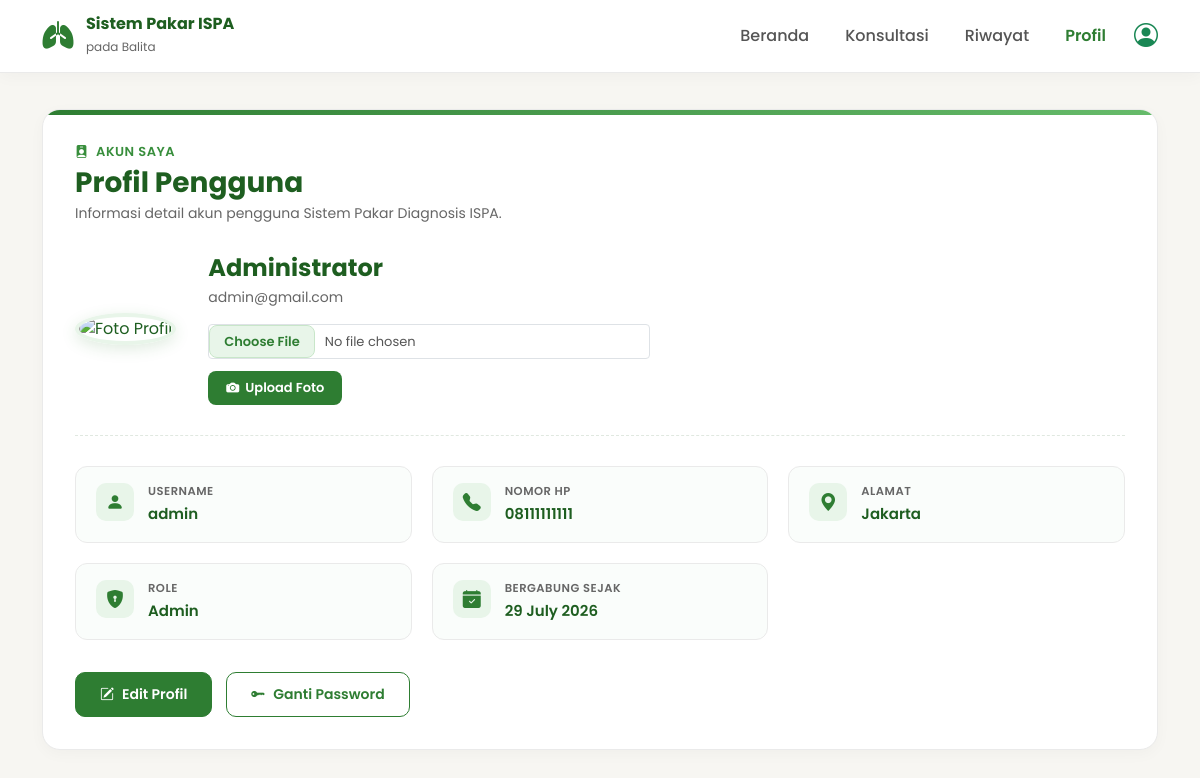
The page /user/profil.php (signed in) on the database its author committed.
### tables this page shows
CREATE TABLE `tb_user` (
  `id_user` int(11) NOT NULL,
  `nama_lengkap` varchar(100) NOT NULL,
  `username` varchar(50) NOT NULL,
  `email` varchar(100) NOT NULL,
  `password` varchar(255) NOT NULL,
  `no_hp` varchar(20) DEFAULT NULL,
  `alamat` text DEFAULT NULL,
  `foto` varchar(255) DEFAULT 'default.png',
  `role` enum('admin','user') DEFAULT 'user',
  `created_at` timestamp NOT NULL DEFAULT current_timestamp()
);

### user/profil.php (the view, shortened to what this page needs)
<?php
require_once "../config/koneksi.php";
$idUser = $_SESSION['id_user'];
$queryUser = mysqli_query($conn, "
    SELECT *
    FROM tb_user
    WHERE id_user = '$idUser'
    LIMIT 1
");
$user = mysqli_fetch_assoc($queryUser);
$foto = "../assets/img/default-avatar.png";
?>
<!DOCTYPE html>
<html lang="id">
<head>
    <link href="https://cdn.jsdelivr.net/npm/bootstrap@5.3.3/dist/css/bootstrap.min.css" rel="stylesheet">
    <link href="https://cdn.jsdelivr.net/npm/bootstrap-icons@1.11.3/font/bootstrap-icons.min.css" rel="stylesheet">
</head>
<body>
    <nav class="navbar navbar-expand-lg navbar-custom fixed-top">
        <div class="container">
            <a href="dashboard.php" class="navbar-brand-custom">
                <i class="bi bi-lungs-fill"></i>
                <div class="brand-text">
                    <strong>Sistem Pakar ISPA</strong>
                    <small>pada Balita</small>
                </div>
            </a>
            <div class="collapse navbar-collapse" id="navbarNav">
                <ul class="navbar-nav ms-auto align-items-lg-center gap-1 my-2 my-lg-0">
                    <li class="nav-item"><a class="nav-link" href="dashboard.php">Beranda</a></li>
                    <li class="nav-item"><a class="nav-link" href="konsultasi.php">Konsultasi</a></li>
                    <li class="nav-item"><a class="nav-link" href="riwayat.php">Riwayat</a></li>
                    <li class="nav-item"><a class="nav-link active" href="profil.php">Profil</a></li>
                    <li class="nav-item d-none d-lg-block ms-2">
                        <a href="profil.php">
                            <?php if ($foto !== "../assets/img/default-avatar.png") : ?>
                                <img src="<?= htmlspecialchars($foto); ?>" alt="Foto Profil" class="profile-avatar-nav">
                            <?php else : ?>
                                <i class="bi bi-person-circle fs-4 text-success"></i>
                            <?php endif; ?>
                        </a>
                    </li>
                </ul>
            </div>
        </div>
    </nav>
    <main class="container my-4">
        <div class="card-custom">
            <div class="info-header">
                <span class="sub-title"><i class="bi bi-person-badge-fill me-1"></i> Akun Saya</span>
                <h2>Profil Pengguna</h2>
                <p>Informasi detail akun pengguna Sistem Pakar Diagnosis ISPA.</p>
            </div>
            <div class="profile-top">
                <div class="profile-avatar-wrapper">
                    <img src="<?= htmlspecialchars($foto); ?>" alt="Foto Profil">
                </div>
                <div class="profile-name">
                    <h3><?= htmlspecialchars($user['nama_lengkap'] ?? '-'); ?></h3>
                    <span class="email-text"><?= htmlspecialchars($user['email'] ?? '-'); ?></span>
                    <form action="../proses/upload_foto.php" method="POST" enctype="multipart/form-data" class="upload-form">
                        <input type="file" name="foto" class="form-control form-control-sm custom-file-input" accept=".jpg,.jpeg,.png" required>
                        <button type="submit" class="btn-upload">
                            <i class="bi bi-camera-fill"></i> Upload Foto
                        </button>
                    </form>
                </div>
            </div>
            <div class="profile-info-grid">
                <div class="info-item-box">
                    <div class="info-icon">
                        <i class="bi bi-person-fill"></i>
                    </div>
                    <div class="info-content">
                        <label>Username</label>
                        <span><?= htmlspecialchars($user['username'] ?? '-'); ?></span>
                    </div>
                </div>
                <div class="info-item-box">
                    <div class="info-icon">
                        <i class="bi bi-telephone-fill"></i>
                    </div>
                    <div class="info-content">
                        <label>Nomor HP</label>
                        <span><?= !empty($user['no_hp']) ? htmlspecialchars($user['no_hp']) : '-'; ?></span>
                    </div>
                </div>
                <div class="info-item-box">
                    <div class="info-icon">
                        <i class="bi bi-geo-alt-fill"></i>
                    </div>
                    <div class="info-content">
                        <label>Alamat</label>
                        <span><?= !empty($user['alamat']) ? htmlspecialchars($user['alamat']) : '-'; ?></span>
                    </div>
                </div>
                <div class="info-item-box">
                    <div class="info-icon">
                        <i class="bi bi-shield-lock-fill"></i>
                    </div>
                    <div class="info-content">
                        <label>Role</label>
                        <span><?= ucfirst(htmlspecialchars($user['role'] ?? 'User')); ?></span>
                    </div>
                </div>
                <div class="info-item-box">
                    <div class="info-icon">
                        <i class="bi bi-calendar-check-fill"></i>
                    </div>
                    <div class="info-content">
                        <label>Bergabung Sejak</label>
                        <span><?= !empty($user['created_at']) ? date('d F Y', strtotime($user['created_at'])) : '-'; ?></span>
                    </div>
                </div>
            </div>
            <div class="button-group">
                <a href="edit_profil.php" class="btn-action-primary">
                    <i class="bi bi-pencil-square"></i> Edit Profil
                </a>
                <a href="ubah_password.php" class="btn-action-outline">
                    <i class="bi bi-key-fill"></i> Ganti Password
                </a>
            </div>
        </div>
    </main>
</body>
</html>

### user/profil.php (style rules this page uses)
* { margin: 0; padding: 0; box-sizing: border-box; font-family: 'Poppins', sans-serif; }
body { background: #F7F6F2; color: #1E5E20; padding-top: 85px; }
.navbar-custom { background: #FFFFFF; padding: 12px 0; border-bottom: 1px solid #EAEAEA; box-shadow: 0 4px 15px rgba(0, 0, 0, 0.03); }
.navbar-brand-custom { display: flex; align-items: center; gap: 12px; text-decoration: none; color: #1E5E20; }
.navbar-brand-custom i { font-size: 32px; color: #2E7D32; }
.brand-text strong { font-size: 16px; font-weight: 700; color: #1E5E20; display: block; line-height: 1.2; }
.brand-text small { font-size: 12px; color: #666; }
.nav-link { font-weight: 500; color: #555 !important; padding: 8px 16px !important; transition: all 0.3s ease; }
.nav-link:hover, .nav-link.active { color: #2E7D32 !important; font-weight: 600; }
.card-custom { background: #FFFFFF; padding: 32px; border-radius: 18px; border: 1px solid #EAEAEA; box-shadow: 0 4px 15px rgba(0, 0, 0, 0.03); position: relative; overflow: hidden; }
.card-custom::before { content: ''; position: absolute; top: 0; left: 0; right: 0; height: 5px; background: linear-gradient(90deg, #2E7D32, #66BB6A); }
.info-header { margin-bottom: 30px; }
.info-header .sub-title { font-size: 13px; font-weight: 600; letter-spacing: 0.5px; text-transform: uppercase; color: #388E3C; margin-bottom: 4px; display: block; }
.info-header h2 { font-size: 28px; font-weight: 700; color: #1E5E20; margin: 0; }
.info-header p { color: #666; font-size: 14px; margin-top: 4px; }
.profile-top { display: flex; align-items: center; gap: 32px; padding-bottom: 30px; border-bottom: 1px dashed #E0E8E0; margin-bottom: 30px; }
.profile-avatar-wrapper { position: relative; flex-shrink: 0; }
.profile-top img { width: 120px; height: 120px; border-radius: 50%; object-fit: cover; border: 4px solid #E8F5E9; box-shadow: 0 4px 15px rgba(46, 125, 50, 0.15); }
.profile-name h3 { font-size: 24px; font-weight: 700; color: #1E5E20; margin: 0; }
.profile-name .email-text { color: #666; font-size: 14px; margin-top: 4px; margin-bottom: 16px; display: block; }
.upload-form { display: flex; align-items: center; gap: 12px; flex-wrap: wrap; }
.custom-file-input { font-size: 13px; color: #555; max-width: 100%; }
.btn-upload { padding: 7px 18px; border: none; background: #2E7D32; color: white; border-radius: 8px; font-size: 13px; font-weight: 600; display: inline-flex; align-items: center; gap: 6px; cursor: pointer; transition: all .2s ease; }
.profile-info-grid { display: grid; grid-template-columns: repeat(auto-fit, minmax(280px, 1fr)); gap: 20px; margin-bottom: 32px; }
.info-item-box { background: #FAFDFB; border: 1px solid #EAEAEA; padding: 16px 20px; border-radius: 12px; display: flex; align-items: flex-start; gap: 14px; }
.info-icon { width: 38px; height: 38px; background: #E8F5E9; color: #2E7D32; border-radius: 10px; display: flex; align-items: center; justify-content: center; font-size: 18px; flex-shrink: 0; }
.info-content label { display: block; font-size: 11.5px; font-weight: 600; text-transform: uppercase; letter-spacing: 0.5px; color: #666; margin-bottom: 2px; }
.info-content span { font-size: 15px; font-weight: 600; color: #1E5E20; word-break: break-word; }
.button-group { display: flex; gap: 14px; flex-wrap: wrap; }
.btn-action-primary, .btn-action-outline { display: inline-flex; align-items: center; justify-content: center; gap: 8px; padding: 11px 24px; border-radius: 10px; text-decoration: none; font-weight: 600; font-size: 14px; transition: all .2s ease; }
.btn-action-primary { background: #2E7D32; color: white; border: 1px solid #2E7D32; }
.btn-action-outline { background: transparent; color: #2E7D32; border: 1px solid #2E7D32; }

### rows shown on the page
tb_user: nama_lengkap "Administrator", email "admin@gmail.com", username "admin", no_hp "08111111111", alamat "Jakarta", role "Admin", created_at "29 July 2026"
